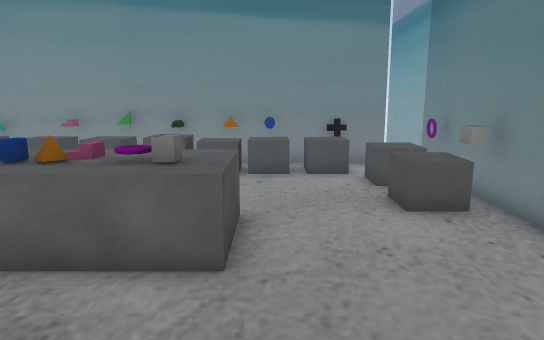
view 1 (above)

12 first-person views from a walk through a Unity game level. The camera is 1.2 m above the floor, tilts 10° down and sees 70° across. The floor is counted in squares, 0.5 m on a side. Each view is taken from the middle of a square. On the plan, view 1 faces up. The plan holds only what a view shows up to about 20 squares ahead; the rest is blank. The player is left out. Some surface patterns are stand-ins.

view 2
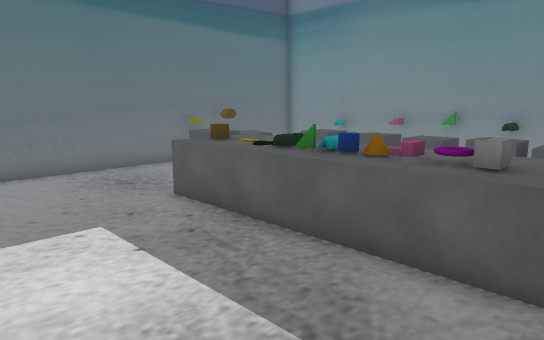

view 3
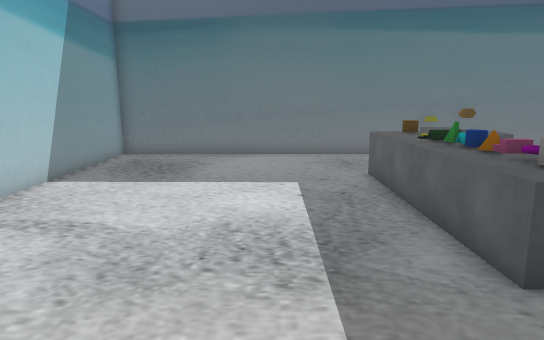

view 4
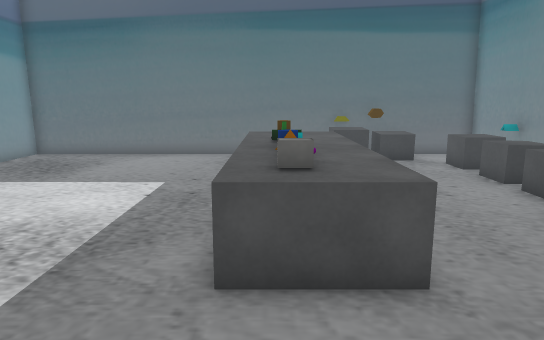

view 5
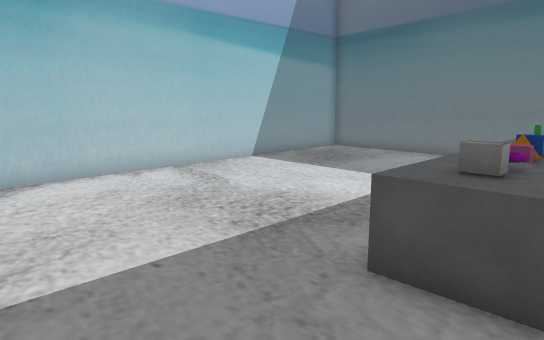

view 6
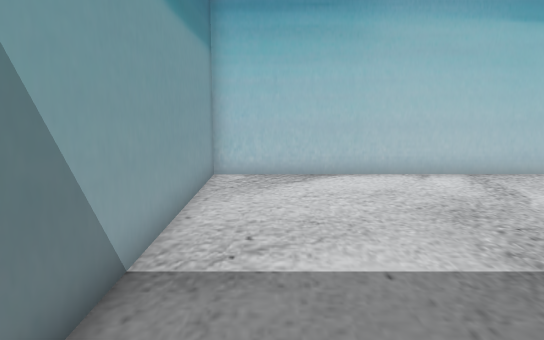

view 7
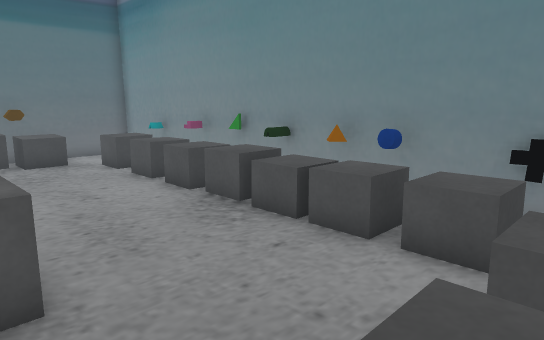

view 8
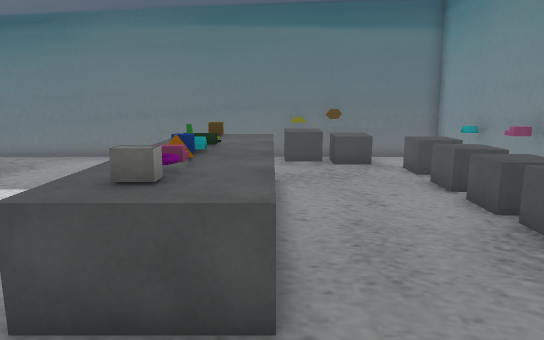

view 9
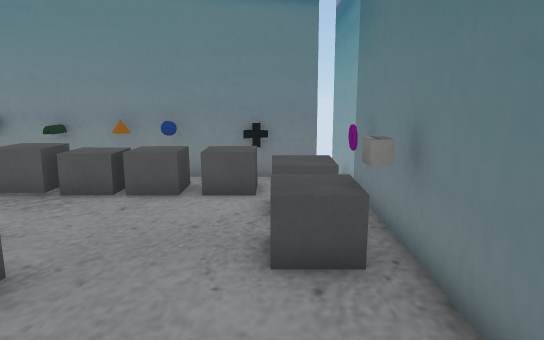

view 10
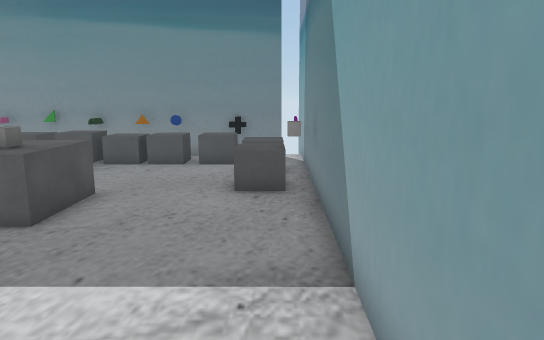

view 11
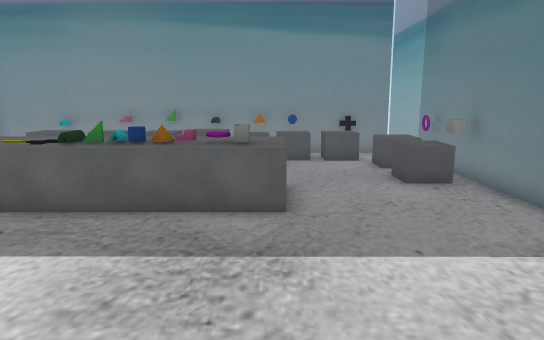

view 12
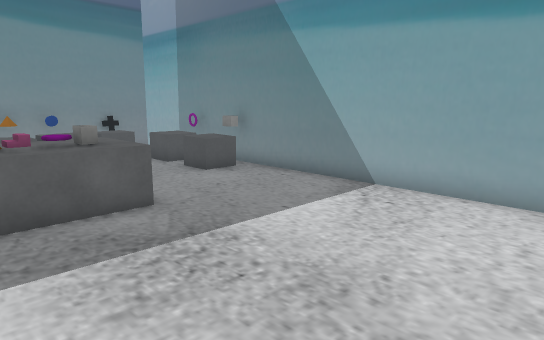

### Floor plan
Key: @ floor where view 1 was taken; # wall or solid block; . floor; = window, fence, low wall or low ledge; ^ raised ledge; B block; C blue cylinder; O other object.
Columns run from 14 left of view 1 to 5 right of it. Each row starts with its distance up from view 1.
 15 ####################
 14 #..^^.^^^^^^O^^^^. #
 13 #..^^.^^^^^^O^^^^. #
 12 #=................O#
 11 ##O...............O#
 10 #^^................#
  9 #^^...............BB
  8 #....^^^^^^^^^.....#
  7 #..  ^^^^^^^B^.....#
  6 #....^^^^OCOB^.....#
  5 #.....^^^^^^^^.....#
  4 #..................#
  3 #..................#
  2 #..................#
  1 #..................#
  0 #.............@....#
 -1 #..................#
 -2 #..................#
 -3 #..................#
 -4 #..................#
 -5 ####################

Positions as (right, up) in squares from view 1, and headings:
1: (0, 0), facing up
2: (0, 0), facing up-left
3: (4, 2), facing left
4: (4, 6), facing left
5: (4, 8), facing down-left
6: (3, 8), facing down
7: (4, 7), facing up-left
8: (3, 8), facing left
9: (3, 3), facing up
10: (4, -2), facing up
11: (-1, -3), facing up
12: (-5, -3), facing up-right
